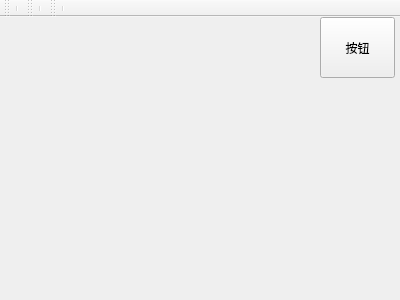
<?xml version="1.0" encoding="UTF-8"?>
<ui version="4.0">
 <class>myUi</class>
 <widget class="QMainWindow" name="myUi">
  <property name="geometry">
   <rect>
    <x>0</x>
    <y>0</y>
    <width>400</width>
    <height>300</height>
   </rect>
  </property>
  <property name="windowTitle">
   <string>UI文件与c++混合编程示例</string>
  </property>
  <widget class="QWidget" name="centralWidget">
   <widget class="QPushButton" name="myUiButton">
    <property name="geometry">
     <rect>
      <x>320</x>
      <y>0</y>
      <width>75</width>
      <height>61</height>
     </rect>
    </property>
    <property name="text">
     <string>按钮</string>
    </property>
   </widget>
  </widget>
  <widget class="QMenuBar" name="menuBar">
   <property name="geometry">
    <rect>
     <x>0</x>
     <y>0</y>
     <width>400</width>
     <height>71</height>
    </rect>
   </property>
   <property name="contextMenuPolicy">
    <enum>Qt::ActionsContextMenu</enum>
   </property>
   <property name="styleSheet">
    <string notr="true">font: 75 48pt &quot;华文隶书&quot;;</string>
   </property>
   <property name="nativeMenuBar">
    <bool>false</bool>
   </property>
  </widget>
  <widget class="QToolBar" name="toolBar_1">
   <property name="windowTitle">
    <string>工具栏1</string>
   </property>
   <property name="styleSheet">
    <string notr="true">font: 22pt &quot;华文细黑&quot;;</string>
   </property>
   <attribute name="toolBarArea">
    <enum>TopToolBarArea</enum>
   </attribute>
   <attribute name="toolBarBreak">
    <bool>false</bool>
   </attribute>
   <addaction name="separator"/>
  </widget>
  <widget class="QToolBar" name="toolBar_2">
   <property name="windowTitle">
    <string>工具栏2</string>
   </property>
   <attribute name="toolBarArea">
    <enum>TopToolBarArea</enum>
   </attribute>
   <attribute name="toolBarBreak">
    <bool>false</bool>
   </attribute>
   <addaction name="separator"/>
  </widget>
  <widget class="QToolBar" name="toolBar_3">
   <property name="windowTitle">
    <string>工具栏3</string>
   </property>
   <attribute name="toolBarArea">
    <enum>TopToolBarArea</enum>
   </attribute>
   <attribute name="toolBarBreak">
    <bool>false</bool>
   </attribute>
   <addaction name="separator"/>
  </widget>
  <action name="action">
   <property name="checkable">
    <bool>true</bool>
   </property>
   <property name="text">
    <string>新建</string>
   </property>
   <property name="toolTip">
    <string>新建</string>
   </property>
   <property name="shortcut">
    <string>Ctrl+C</string>
   </property>
  </action>
 </widget>
 <layoutdefault spacing="6" margin="11"/>
 <resources/>
 <connections/>
</ui>
